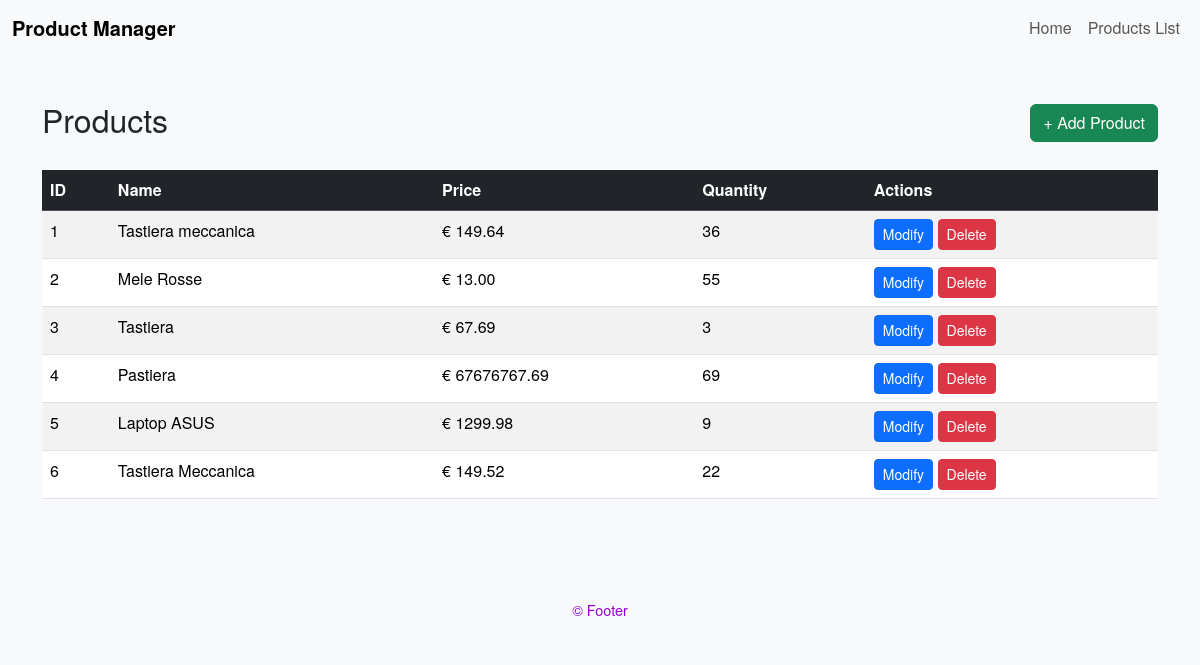
Before: /products_list with the older database file.
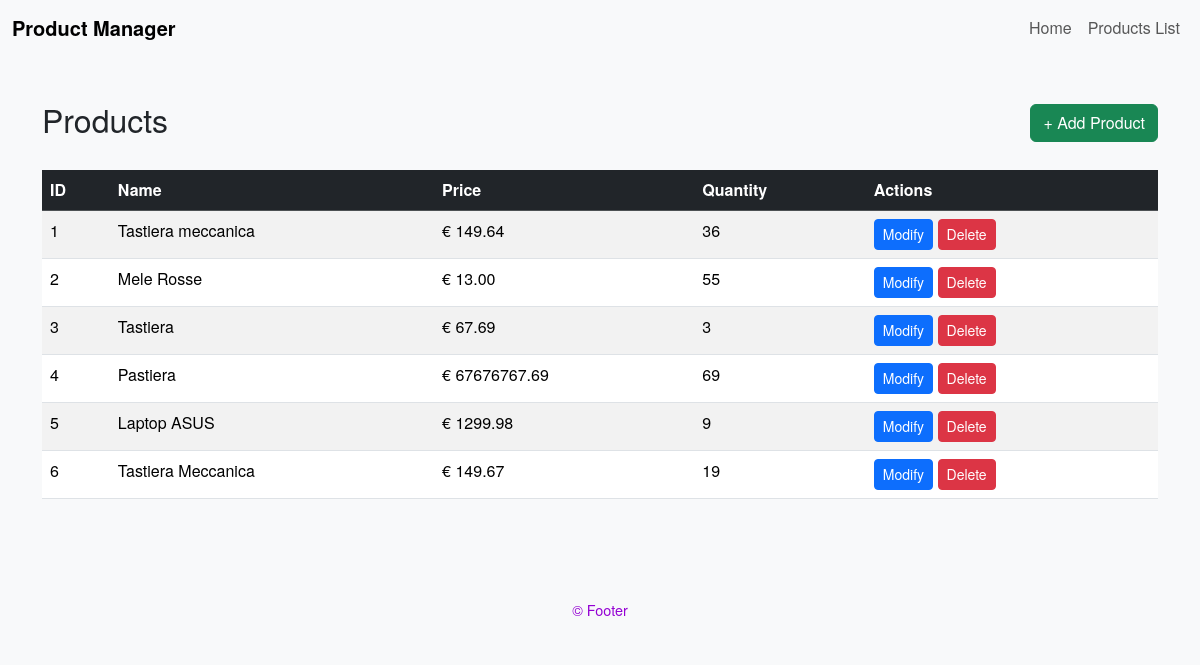
After: the same page with the newer database file.
### src/models/product.py (models this page shows)
class Product(SQLModel, table=True):
    id:       int | None = Field(default=None, primary_key=True)
    name:     str        = Field(index=True)
    price:    Decimal    = Field(sa_column=Column(Numeric(10, 2)))
    quantity: int

### src/routers/frontend.py (the view)
@router.get("/products_list", response_class=HTMLResponse)
async def get_products_list_ui(request: Request, session: SessionDep):
    statement = select(Product)
    products = session.exec(statement).all()
    return templates.TemplateResponse(
        request = request,
        name    = "products.html",
        context = {"products": products}
    )

### src/templates/products.html (shortened to what this page needs)
{% extends "base.html" %}
{% block content %}
<div class="d-flex justify-content-between align-items-center mb-4">
    <h2>Products</h2>
    <button class="btn btn-success" data-bs-toggle="modal" data-bs-target="#addProductModal">
        + Add Product
    </button>
</div>
<div class="table-responsive">
    <table class="table table-striped table-hover">
        <thead class="table-dark">
            <tr>
                <th>ID</th>
                <th>Name</th>
                <th>Price</th>
                <th>Quantity</th>
                <th>Actions</th>
            </tr>
        </thead>
        <tbody>
            {% for product in products %}
            <tr id="row-{{ product.id }}">
                <td>{{ product.id }}</td>
                <td>{{ product.name }}</td>
                <td>€ {{ "%.2f"|format(product.price) }}</td>
                <td>{{ product.quantity }}</td>
                <td>
                    <button class="btn btn-primary btn-sm"
                            onclick="openEditModal('{{ product.id }}',
                                                   '{{ product.name }}',
                                                   '{{ product.price }}',
                                                   '{{ product.quantity }}'
                                                  )">
                        Modify
                    </button>
                    <button class="btn btn-sm btn-danger"
                            onclick="deleteProduct('{{ product.id }}')">
                        Delete
                    </button>
                </td>
            </tr>
            {% else %}
            <tr>
                <td colspan="5" class="text-center">No products found.</td>
            </tr>
            {% endfor %}
        </tbody>
    </table>
</div>
{% endblock %}

### src/templates/base.html (shortened to what this page needs)
<!DOCTYPE html>
<html lang="en">
<head>
  <link href="https://cdn.jsdelivr.net/npm/bootstrap@5.3.1/dist/css/bootstrap.min.css" rel="stylesheet">
  <link rel="stylesheet" href="{{ url_for('static', path='styles.css') }}">
</head>
<body>
  <nav class="navbar navbar-expand-lg navbar-light bg-light">
    <div class="container-fluid">
      <a class="navbar-brand" href="/">Product Manager</a>
      <div class="collapse navbar-collapse" id="navbarNav">
        <ul class="navbar-nav ms-auto">
          <li class="nav-item">
            <a class="nav-link" href="/">Home</a>
          </li>
          <li class="nav-item">
            <a class="nav-link" href="{{ url_for('get_products_list_ui') }}">Products List</a>
          </li>
        </ul>
      </div>
    </div>
  </nav>
  <div class="container mt-4">
    {% block content %}
    {% endblock %}
  </div>
  <footer class="footer py-3 bg-light mt-5">
    <div class="container text-center">
      <span>&copy; Footer </span>
    </div>
  </footer>
</body>
</html>

### src/static/styles.css (style rules this page uses)
body { background-color: #f8f9fa; font-family: 'Helvetica Neue', Helvetica, Arial, sans-serif; }
.navbar-brand { font-weight: bold; }
.container { padding-top: 20px; }
.footer { text-align: center; font-size: 0.9em; color: darkviolet !important; margin-top: 40px; }

Changed rows visible on the page:
changed Product "Tastiera Meccanica": price "149.52" → "149.67"; quantity "22" → "19"
